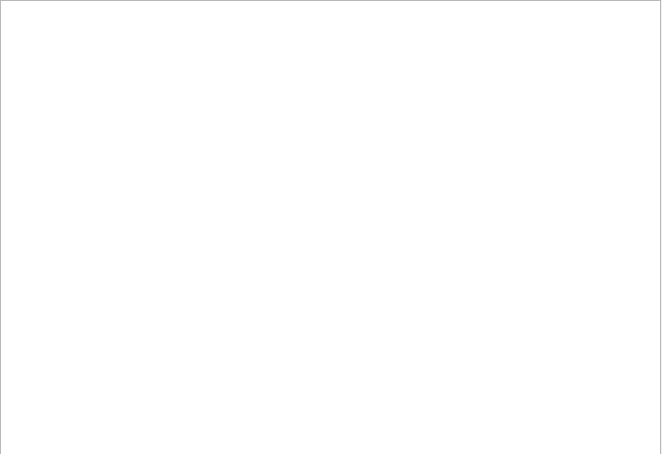
<?xml version="1.0" encoding="UTF-8"?>
<ui version="4.0">
 <class>GameUI</class>
 <widget class="QWidget" name="GameUI">
  <property name="geometry">
   <rect>
    <x>0</x>
    <y>0</y>
    <width>662</width>
    <height>454</height>
   </rect>
  </property>
  <property name="windowTitle">
   <string>Form</string>
  </property>
  <widget class="QGraphicsView" name="graphicsView">
   <property name="geometry">
    <rect>
     <x>0</x>
     <y>0</y>
     <width>661</width>
     <height>461</height>
    </rect>
   </property>
  </widget>
 </widget>
 <resources/>
 <connections/>
</ui>
